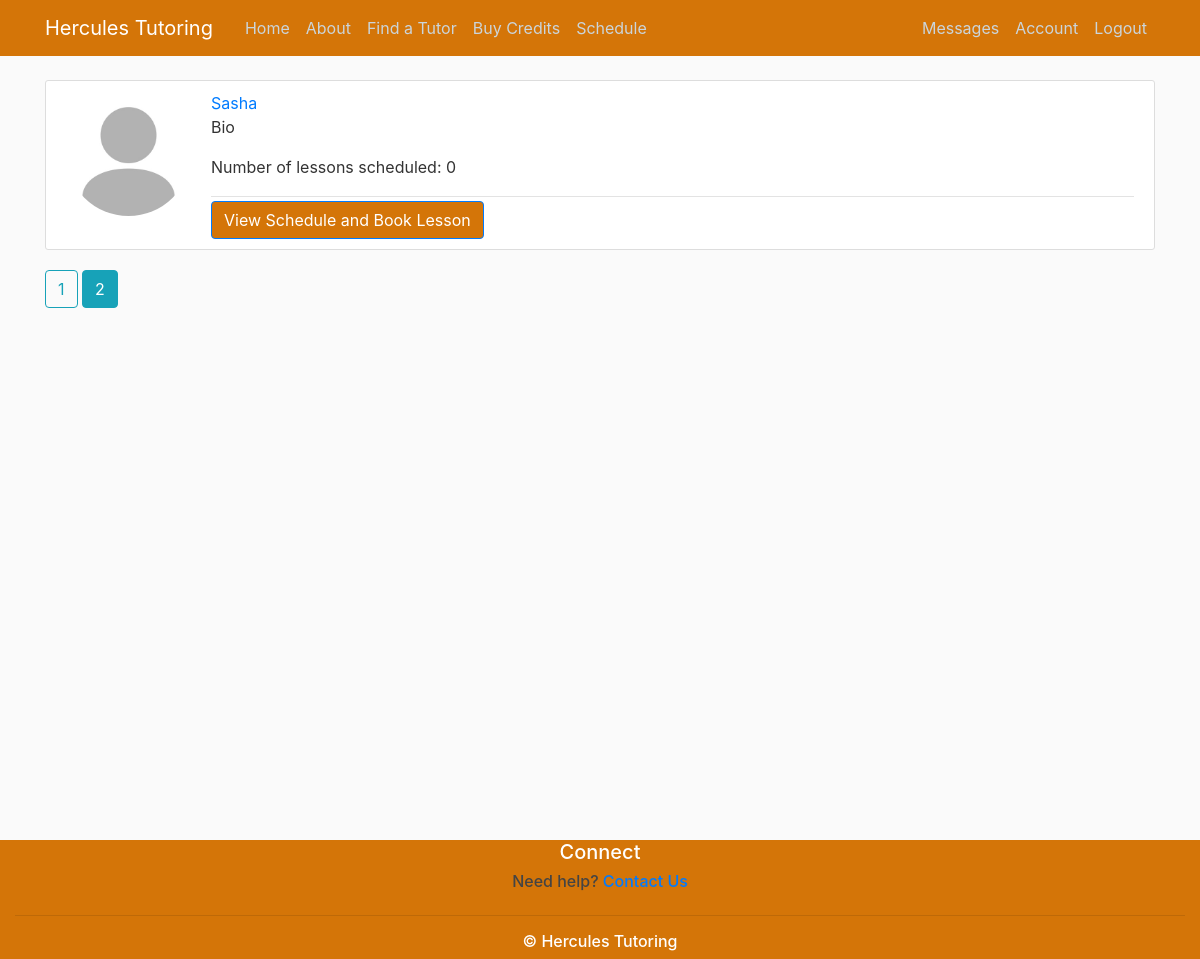
Before: /find_tutor?page=2 (signed in) with the older database file.
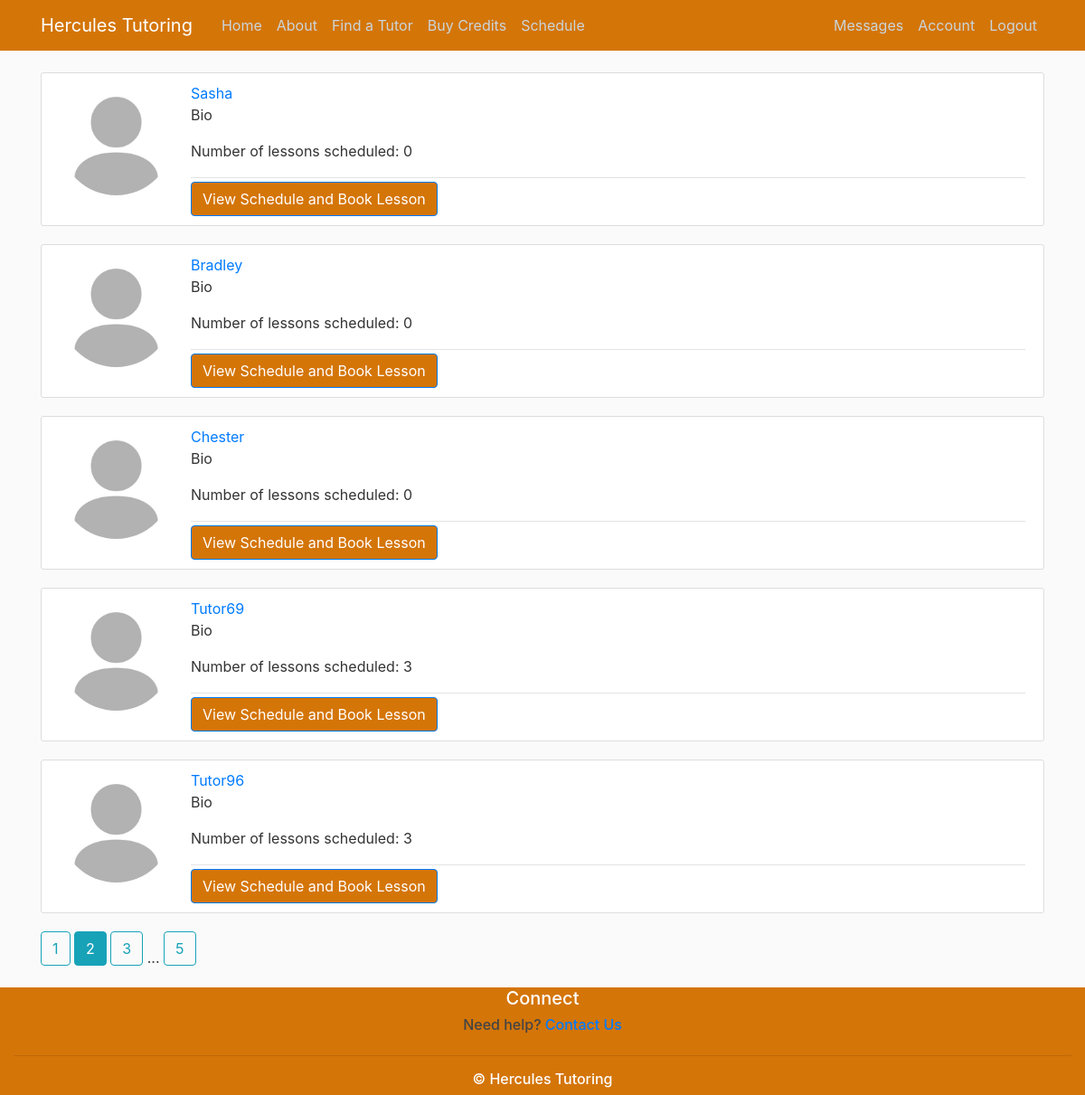
After: the same page with the newer database file.
### GRETutoring/models.py (models this page shows, shortened)
class User(db.Model, UserMixin):
    id = db.Column(db.Integer, primary_key=True)
    username = db.Column(db.String(20), unique=True, nullable=False)
    email=db.Column(db.String(120), unique=True, nullable=False)
    role = db.Column(db.String(20), nullable=False, default = "Student") # Student, Tutor, Pending, and Admin
    image_file = db.Column(db.String(20), nullable=False, default='default.jpg') #nullable=False, since they have to have at least the default
    password = db.Column(db.String(60), nullable=False)
    about = db.Column(db.Text(), nullable=True, default = "Bio")
    credits = db.Column(db.Integer, default=0)
    skype_id = db.Column(db.String(120), nullable=True, default="")
    hangouts_id = db.Column(db.String(120), nullable=True, default="")
    paypal_info = db.Column(db.String(120), nullable=True, default="")
    time_zone = db.Column(db.String(120), nullable=True, default="UTC")
    student_classes = db.relationship('Event', backref='student', lazy=True, foreign_keys='Event.student_id')
    tutor_classes = db.relationship('Event', backref='tutor', lazy=True, foreign_keys='Event.tutor_id')
    tutor_free_slots = db.relationship('FreeSlot', backref='tutor', lazy=True)
    sent_messages = db.relationship('Message', backref='sender', lazy=True, foreign_keys='Message.sender_id')
    received_messages = db.relationship('Message', backref='recipient', lazy=True, foreign_keys='Message.recipient_id')
    reviews_about = db.relationship('Review', backref='tutor', lazy=True, foreign_keys='Review.tutor_id')
    reviews_written = db.relationship('Review', backref='student', lazy=True, foreign_keys='Review.student_id')

### GRETutoring/users/routes.py (the view)
@users.route('/find_tutor')
@login_required
def find_tutor():
    if current_user.role == "Tutor":
        abort(403)
    page = request.args.get('page', 1, type=int)
    tutors = User.query.filter_by(role="Tutor").paginate(page=page, per_page=5)
    for tutor in tutors.items:
        tutor.num_lessons = len(Event.query.filter_by(tutor_id = tutor.id).all())
    return render_template("find_tutor.html", tutors=tutors)

### GRETutoring/models.py (called while the page is built)
@login_manager.user_loader
def load_user(id):
    return User.query.get(int(id))

### GRETutoring/templates/find_tutor.html
{% extends 'layout.html' %}
{% block content %}
{% for tutor in tutors.items %}
        <article class="media content-section">
          <img class="rounded-circle account-img" src="{{ url_for('static', filename='profile_pics/' + tutor.image_file) }}">
          <div class="media-body">
            <div class="article-metadata">
              <a class="mr-2" href="{{ url_for('users.view_profile', username=tutor.username) }}">{{ tutor.username }}</a>
                <p class="article-content"> {{tutor.about}} </p>
                <p class="article-content"> Number of lessons scheduled: {{tutor.num_lessons}}</p>
            </div>
              <a href="{{ url_for('scheduling.schedule', tutor_username = tutor.username) }}"> <button class="mr-2 btn btn-primary button-theme" >View Schedule and Book Lesson</button></a>
          </div>
        </article>
    {% endfor %}
    {% for page_num in tutors.iter_pages(left_edge = 1, right_edge=1, left_current=1, right_current=2) %}
        {% if page_num %}
            {% if tutors.page == page_num %}
                <a class="btn btn-info mb-4" href="{{ url_for('users.find_tutor', page=page_num) }}"> {{ page_num }}</a>
            {% else %}
                <a class="btn btn-outline-info mb-4" href="{{ url_for('users.find_tutor', page=page_num) }}"> {{ page_num }}</a>
            {% endif %}
        {% else %}
            ...
        {% endif %}
    {% endfor %}
{% endblock content %}

### GRETutoring/templates/layout.html (shortened to what this page needs)
<!DOCTYPE html>
<html lang="en">
<head>
     <link rel="stylesheet" href="https://maxcdn.bootstrapcdn.com/bootstrap/4.0.0/css/bootstrap.min.css">
    <link rel="stylesheet" type="text/css" href="{{ url_for('static', filename='main.css') }}">
</head>
<body>
<div id="page-container">
    <div id="content-wrap">
<header class="site-header">
  <nav class="navbar navbar-expand-md navbar-dark bg-orange fixed-top">
    <div class="container">
      <a class="navbar-brand mr-4" href="/">Hercules Tutoring</a>
      <div class="collapse navbar-collapse" id="navbarToggle">
        <div class="navbar-nav mr-auto">
          <a class="nav-item nav-link" href="{{ url_for('main.home') }}">Home</a>
          <a class="nav-item nav-link" href="{{ url_for('main.about') }}">About</a>
            {% if current_user.role=="Student" %}
                <a class="nav-item nav-link" href="{{ url_for('users.find_tutor') }}">Find a Tutor</a>
                <a class="nav-item nav-link" href="{{ url_for('transactions.buy_credits') }}">Buy Credits</a>
                <a class="nav-item nav-link" href="{{ url_for('scheduling.student_schedule')}}">Schedule</a>
            {% endif %}
        </div>
        <div class="navbar-nav">
            {% if current_user.is_authenticated %}
                <a class="nav-item nav-link" href="{{ url_for('messaging.message') }}">Messages</a>
                <a class="nav-item nav-link" href="{{ url_for('users.account') }}">Account</a>
                <a class="nav-item nav-link" href="{{ url_for('users.logout') }}">Logout</a>
            {% else %}
              <a class="nav-item nav-link" href="{{ url_for('users.login') }}">Login</a>
              <a class="nav-item nav-link" href="{{ url_for('users.register') }}">Register</a>
            {% endif %}
        </div>
      </div>
    </div>
  </nav>
</header>
<main role="main" class="container">
  <div class="row">
    <div class="col-md-12">
      {% block content %}{% endblock %}
    </div>
  </div>
</main>
    </div>
<footer id="footer">
    <div class="container-fluid bg-orange ">
    <div class="row text-center ">
        <div class="col-12 text-center ">
            <h5 class="footer">Connect</h5>
            <h6>Need help? <a href="{{ url_for('main.contact_us') }}">Contact Us</a></h6>
        </div>
     <div class="col-12">
            <hr class="light-100">
            <h6 style="color:white">&copy; Hercules Tutoring</h6>
        </div>
    </div>
    </div>
</footer>
</div>
</body>
</html>

### GRETutoring/static/main.css (style rules this page uses)
#page-container { position: relative; min-height: 100vh; }
#content-wrap { padding-bottom: 2.5rem; }
#footer { position: absolute; bottom: 0; width: 100%; height: 2.5rem; }
body { background: #fafafa; color: #333333; margin-top: 5rem; }
h1, h2, h3, h4, h5, h6 { color: #444444; }
.button-theme { background-color: #d47508; }
.footer { color:white; }
.bg-orange { background-color: #d47508; }
.site-header .navbar-nav .nav-link { color: #cbd5db; }
.content-section { background: #ffffff; padding: 10px 20px; border: 1px solid #dddddd; border-radius: 3px; margin-bottom: 20px; }
.article-content { white-space: pre-line; }
.article-metadata { padding-bottom: 1px; margin-bottom: 4px; border-bottom: 1px solid #e3e3e3 }
.account-img { height: 125px; width: 125px; margin-right: 20px; margin-bottom: 16px; }

Changed rows visible on the page:
added User: image_file (placeholder picture), username "Bradley", about "Bio", num_lessons "0"
added User: image_file (placeholder picture), username "Chester", about "Bio", num_lessons "0"
added User: image_file (placeholder picture), username "Tutor69", about "Bio", num_lessons "3"
added User: image_file (placeholder picture), username "Tutor96", about "Bio", num_lessons "3"
Other visible differences:
new list line: "3"
new list line: "5"
